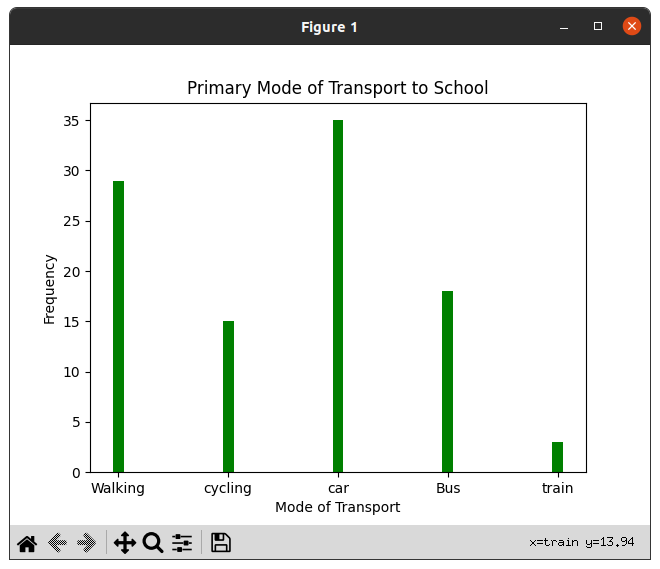

Recreate this plot in Python.
import matplotlib.pyplot as plt
print("University No: SJC22MCA-2021 \nName: Christin Benny \nBatch: S3 MCA \n______________________________________\n")

transport_modes = ['Walking', 'cycling', 'car', 'Bus', 'train']
frequencies = [29, 15, 35, 18, 3]

plt.bar(transport_modes, frequencies, width=0.1, color='green')

plt.xlabel('Mode of Transport')
plt.ylabel('Frequency')
plt.title('Primary Mode of Transport to School')

plt.show()
